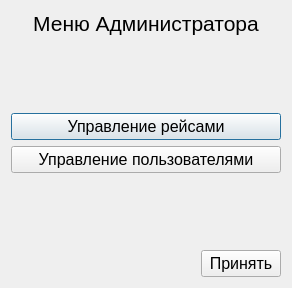
<?xml version="1.0" encoding="UTF-8"?>
<ui version="4.0"> 
 <class>Dialog_MenuAdmin</class>
 <widget class="QDialog" name="Dialog_MenuAdmin">
  <property name="geometry">
   <rect>
    <x>0</x>
    <y>0</y>
    <width>292</width>
    <height>288</height>
   </rect>
  </property>
  <property name="windowTitle">
   <string>Dialog</string>
  </property>
  <layout class="QVBoxLayout" name="verticalLayout">
   <item>
    <widget class="QLabel" name="mainLabel">
     <property name="font">
      <font>
       <pointsize>16</pointsize>
      </font>
     </property>
     <property name="text">
      <string>Меню Администратора</string>
     </property>
     <property name="alignment">
      <set>Qt::AlignCenter</set>
     </property>
    </widget>
   </item>
   <item>
    <spacer name="verticalSpacer_2">
     <property name="orientation">
      <enum>Qt::Vertical</enum>
     </property>
     <property name="sizeHint" stdset="0">
      <size>
       <width>20</width>
       <height>40</height>
      </size>
     </property>
    </spacer>
   </item>
   <item>
    <widget class="QPushButton" name="buttonControlRaces">
     <property name="font">
      <font>
       <pointsize>12</pointsize>
      </font>
     </property>
     <property name="text">
      <string>Управление рейсами</string>
     </property>
    </widget>
   </item>
   <item>
    <widget class="QPushButton" name="buttonControlUsers">
     <property name="font">
      <font>
       <pointsize>12</pointsize>
      </font>
     </property>
     <property name="text">
      <string>Управление пользователями</string>
     </property>
    </widget>
   </item>
   <item>
    <spacer name="verticalSpacer">
     <property name="orientation">
      <enum>Qt::Vertical</enum>
     </property>
     <property name="sizeHint" stdset="0">
      <size>
       <width>20</width>
       <height>40</height>
      </size>
     </property>
    </spacer>
   </item>
   <item>
    <layout class="QHBoxLayout" name="horizontalLayout">
     <item>
      <spacer name="horizontalSpacer">
       <property name="orientation">
        <enum>Qt::Horizontal</enum>
       </property>
       <property name="sizeHint" stdset="0">
        <size>
         <width>40</width>
         <height>20</height>
        </size>
       </property>
      </spacer>
     </item>
     <item>
      <widget class="QPushButton" name="accept">
       <property name="font">
        <font>
         <pointsize>12</pointsize>
        </font>
       </property>
       <property name="text">
        <string>Принять</string>
       </property>
      </widget>
     </item>
    </layout>
   </item>
  </layout>
 </widget>
 <resources/>
 <connections>
  <connection>
   <sender>accept</sender>
   <signal>clicked()</signal>
   <receiver>Dialog_MenuAdmin</receiver>
   <slot>accept()</slot>
   <hints>
    <hint type="sourcelabel">
     <x>241</x>
     <y>264</y>
    </hint>
    <hint type="destinationlabel">
     <x>145</x>
     <y>143</y>
    </hint>
   </hints>
  </connection>
 </connections>
</ui>
